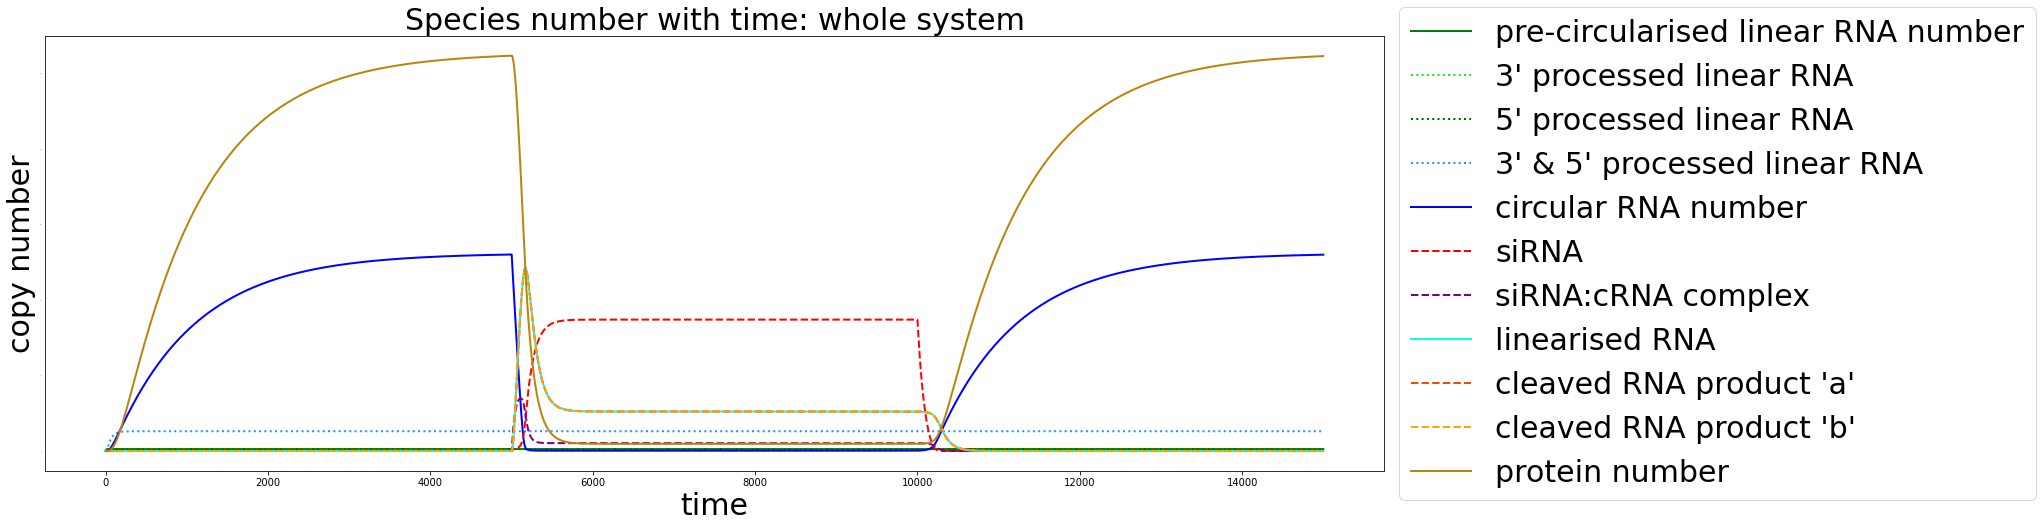

The script that saved this image:
#this code runs a gillespie simualtion of the reaction framework

import numpy as np
import scipy.integrate
from timeit import default_timer as timer
import matplotlib.pyplot as plt


########################
####rates and species###
########################
# k1 is the rate of transcription
# kt3 is the rate of 3' processing by the 3' twister ribozyme
# kt5 is the rate of 5' processing by the 5' twister ribozyme
# k2 is the rate of circularisation
# kc is the rate of cRNA:siRNA complex formation
# kd is the rate of cRNA:siRNA complex dissocation
# k3 is the rate of dsRNAse mediated re-linearization 
# sk1 is the rate siRNA transcription 
# kd1 is the rate of linear RNA degradation
# kd2 is the rate of circular RNA degradation
# kd4 is the rate of protein degradation
# skd1 is the rate of siRNA degradation
# t1 is the rate of translation from pre-circular RNA
# t2 is the rate of translation from circular RNA
# t2 is the rate of translation from re-linearized RNA
# l1 is the number of pre-circularised linear RNAs: color = 'green', linestyle='-'
# l13 is the number of 3' processed linear RNAs: color = 'lightgreen', linestyle=':'
# l15 is the number of 3' processed linear RNAs: color = 'darkgreen', linestyle=':'
# l135 is the number of 3' & 5' processed linear RNAs: color = 'dodgerblue', linestyle=':'
# c is the number of circularised RNAs: color = 'blue', linestyle='-'
# s is the number of siRNA: color = 'red', linestyle='--'
# cs is the number of circular RNA:siRNA complexes: color = 'purple', linestyle='--'
# l2 is the number of linearised circular RNAs: color = 'cyan', linestyle='-'
# sa is the number of one half of the cleaved siRNA products: color = 'orangered', linestyle='--'
# sb is the number of other half of the cleaved siRNA products: color = 'orange', linestyle='--'
# p is the number of proteins: color = 'black', linestyle='-'
########################

# set rate constants
k1 = 0.055
kd1 = 0.01
kt3 = 0.1
kt5 = 0.1
k2 = 0.01
kd2 = 0.001
t1 = 0.001
t2 = 0.02
kd4 = 0.01
sk = 0
skd = 0.01
kc = 0.05
kd = 0.01
k3 = 0.025
t3 = 0.001

#initial species concentrations
l1= 0
l13 = 0
l15 = 0
l135 = 0
c = 0
p = 0
t = 0
s = 0
cs = 0
l2 = 0
sa = 0
sb = 0
###########################################
###########Whole model#####################
###########################################

#solving ODEs, and obtainign determisntic soltuion for eahc species with time
def drdt(t,r,k1,kt3,kt5,k2,kc,kd,k3,sk,skd,kd1,kd2,kd4,t1,t2,t3):
    l1, l13, l15, l135, c, s, cs, l2, sa, sb, p = r
    #specify at what time siRNA expression is induced
    if t > 5000:
        sk = 0.2
    #specify at what time siRNA expression is halted
    if t > 10000:
        sk = 0.0
    #ODEs
    dl1dt = k1-((kt5+kt3+kd1)*l1)
    dl13dt = kt3*l1 - kt5*l13
    dl15dt = kt5*l1 - kt3*l15
    dl135dt = ((kt5*l13)+(kt3*l15))-((k2+kd1)*l135)
    dcdt = ((k2*l135)+(kd*cs)) - ((kd2*c)+(kc*(c*s)))
    dsdt = (sk+(kd*cs))-((kd1*s) + (kc*(c*s)))
    dcsdt = kc*(c*s) - ((cs*k3)+(cs*kd))
    dl2dt = (cs*kc) - (l2*kd1)
    dsadt = (cs*kc) - (sa*skd)
    dsbdt = (cs*kc) - (sb*skd)
    dpdt = ((t1*(l1+l13+l15+l135)) + (t2*c) + (t3*l2))-(kd4*p)
    return (dl1dt, dl13dt, dl15dt, dl135dt, dcdt, dsdt, dcsdt, dl2dt, dsadt, dsbdt, dpdt)


#initial species count
l10, l130, l150, l1350, c0, s0, cs0, l20, sa0, sb0, p0 = 0, 0, 0, 0, 0, 0, 0, 0, 0, 0, 0
drdt_withks = lambda t,r: drdt(t,r,k1,kt3,kt5,k2,kc,kd,k3,sk,skd,kd1,kd2,kd4,t1,t2,t3)

#solve odes
start = timer()
solution = scipy.integrate.solve_ivp(drdt_withks, t_span=(0,15000),
y0=(l10, l130, l150, l1350, c0, s0, cs0, l20, sa0, sb0, p0), method='RK45', rtol=1e-6)
end=timer()

#create list of all species from solved ODEs
t_ode45= solution.t
l1_ode45= solution.y[0]
l13_ode45= solution.y[1]
l15_ode45= solution.y[2]
l135_ode45= solution.y[3]
c_ode45= solution.y[4]
s_ode45= solution.y[5]
cs_ode45= solution.y[6]
l2_ode45= solution.y[7]
sa_ode45= solution.y[8]
sb_ode45= solution.y[9]
p_ode45= solution.y[10]


##########
###plot###
##########
#whole
fig = plt.figure(figsize=(24, 8))
ax = fig.add_subplot(1,1,1)
ax.plot(t_ode45, (l1_ode45), color = 'green',label='pre-circularised linear RNA number', linestyle='-', linewidth=2)
ax.plot(t_ode45, (l13_ode45), color = 'lime',label="3' processed linear RNA", linestyle=':', linewidth=2)
ax.plot(t_ode45, (l15_ode45), color = 'darkgreen',label="5' processed linear RNA", linestyle=':', linewidth=2)
ax.plot(t_ode45, (l135_ode45), color = 'dodgerblue',label="3' & 5' processed linear RNA", linestyle=':', linewidth=2)
ax.plot(t_ode45, (c_ode45), color = 'blue',label='circular RNA number', linestyle='-', linewidth=2)
ax.plot(t_ode45, (s_ode45), color = 'red',label="siRNA", linestyle='--', linewidth=2)
ax.plot(t_ode45, (cs_ode45), color = 'purple',label="siRNA:cRNA complex", linestyle='--', linewidth=2)
ax.plot(t_ode45, (l2_ode45), color = 'cyan',label="linearised RNA", linestyle='-', linewidth=2)
ax.plot(t_ode45, (sa_ode45), color = 'orangered',label="cleaved RNA product 'a' ", linestyle='--', linewidth=2)
ax.plot(t_ode45, (sb_ode45), color = 'orange',label="cleaved RNA product 'b' ", linestyle='--', linewidth=2)
ax.plot(t_ode45, (p_ode45), color = 'darkgoldenrod',label='protein number', linestyle='-', linewidth=2)
ax.set_title('Species number with time: whole system', fontsize=30)
ax.set_xlabel('time', fontsize=30)
ax.set_ylabel('copy number', fontsize=30)
plt.tick_params(axis='y', labelsize=0, length = 0)
ax.legend(loc='center left', bbox_to_anchor=(1, 0.5), fontsize=30)
plt.savefig('Deterministic.png', dpi=300)  
